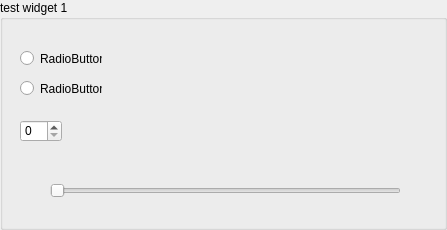
<?xml version="1.0" encoding="UTF-8"?>
<ui version="4.0">
 <class>TestWidget_1</class>
 <widget class="QGroupBox" name="TestWidget_1">
  <property name="geometry">
   <rect>
    <x>0</x>
    <y>0</y>
    <width>447</width>
    <height>230</height>
   </rect>
  </property>
  <property name="sizePolicy">
   <sizepolicy hsizetype="Fixed" vsizetype="Fixed">
    <horstretch>0</horstretch>
    <verstretch>0</verstretch>
   </sizepolicy>
  </property>
  <property name="windowTitle">
   <string>GroupBox</string>
  </property>
  <property name="title">
   <string>test widget 1</string>
  </property>
  <widget class="QRadioButton" name="radioButton">
   <property name="geometry">
    <rect>
     <x>20</x>
     <y>50</y>
     <width>82</width>
     <height>17</height>
    </rect>
   </property>
   <property name="text">
    <string>RadioButton</string>
   </property>
  </widget>
  <widget class="QRadioButton" name="radioButton_2">
   <property name="geometry">
    <rect>
     <x>20</x>
     <y>80</y>
     <width>82</width>
     <height>17</height>
    </rect>
   </property>
   <property name="text">
    <string>RadioButton</string>
   </property>
  </widget>
  <widget class="QSpinBox" name="spinBox">
   <property name="geometry">
    <rect>
     <x>20</x>
     <y>120</y>
     <width>42</width>
     <height>22</height>
    </rect>
   </property>
  </widget>
  <widget class="QSlider" name="horizontalSlider">
   <property name="geometry">
    <rect>
     <x>50</x>
     <y>180</y>
     <width>351</width>
     <height>22</height>
    </rect>
   </property>
   <property name="orientation">
    <enum>Qt::Horizontal</enum>
   </property>
  </widget>
 </widget>
 <resources/>
 <connections/>
</ui>
